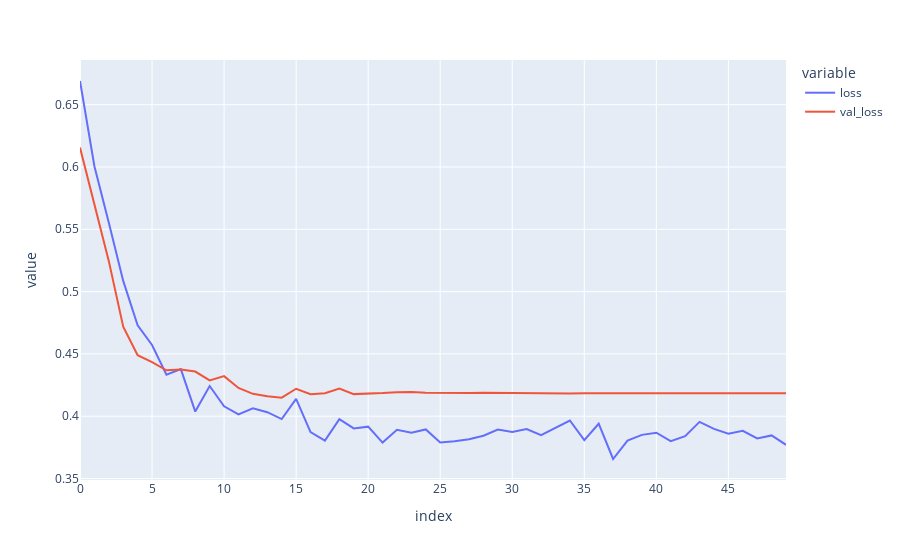

This figure's notebook cell:
### Code cell
fig = px.line({'loss': train_history['loss'], 'val_loss': val_history['loss']})
fig.show()

### Figure 1 — Plotly figure (JSON) as saved in the notebook; plotly's stock layout.template omitted (floating-point values rounded to 4 significant figures)
{"data": [{"hovertemplate": "variable=loss<br>index=%{x}<br>value=%{y}<extra></extra>", "legendgroup": "loss", "line": {"color": "#636efa", "dash": "solid"}, "marker": {"symbol": "circle"}, "mode": "lines", "name": "loss", "orientation": "v", "showlegend": true, "type": "scatter", "x": [0, 1, 2, 3, 4, 5, 6, 7, 8, 9, 10, 11, 12, 13, 14, 15, 16, 17, 18, 19, 20, 21, 22, 23, 24, 25, 26, 27, 28, 29, 30, 31, 32, 33, 34, 35, 36, 37, 38, 39, 40, 41, 42, 43, 44, 45, 46, 47, 48, 49], "xaxis": "x", "y": [0.669, 0.6006, 0.5552, 0.5086, 0.4729, 0.4571, 0.4333, 0.4378, 0.4037, 0.4242, 0.4079, 0.4015, 0.4064, 0.4032, 0.3977, 0.4139, 0.3872, 0.3804, 0.3977, 0.3902, 0.3916, 0.3788, 0.389, 0.3867, 0.3894, 0.3789, 0.38, 0.3816, 0.3844, 0.3894, 0.3874, 0.3898, 0.3847, 0.3907, 0.3965, 0.3808, 0.394, 0.3657, 0.3804, 0.385, 0.3867, 0.38, 0.384, 0.3954, 0.3898, 0.3859, 0.3883, 0.3821, 0.3846, 0.377], "yaxis": "y"}, {"hovertemplate": "variable=val_loss<br>index=%{x}<br>value=%{y}<extra></extra>", "legendgroup": "val_loss", "line": {"color": "#EF553B", "dash": "solid"}, "marker": {"symbol": "circle"}, "mode": "lines", "name": "val_loss", "orientation": "v", "showlegend": true, "type": "scatter", "x": [0, 1, 2, 3, 4, 5, 6, 7, 8, 9, 10, 11, 12, 13, 14, 15, 16, 17, 18, 19, 20, 21, 22, 23, 24, 25, 26, 27, 28, 29, 30, 31, 32, 33, 34, 35, 36, 37, 38, 39, 40, 41, 42, 43, 44, 45, 46, 47, 48, 49], "xaxis": "x", "y": [0.6156, 0.5694, 0.5244, 0.4719, 0.449, 0.4434, 0.4369, 0.4376, 0.4358, 0.4287, 0.4322, 0.4227, 0.418, 0.416, 0.4149, 0.422, 0.4177, 0.4184, 0.4222, 0.4177, 0.418, 0.4186, 0.4193, 0.4194, 0.4188, 0.4186, 0.4184, 0.4187, 0.4189, 0.4188, 0.4185, 0.4184, 0.4183, 0.4183, 0.4183, 0.4184, 0.4183, 0.4183, 0.4183, 0.4183, 0.4183, 0.4183, 0.4183, 0.4183, 0.4184, 0.4184, 0.4184, 0.4184, 0.4184, 0.4184], "yaxis": "y"}], "layout": {"legend": {"title": {"text": "variable"}, "tracegroupgap": 0}, "margin": {"t": 60}, "xaxis": {"anchor": "y", "domain": [0, 1], "title": {"text": "index"}}, "yaxis": {"anchor": "x", "domain": [0, 1], "title": {"text": "value"}}}}
